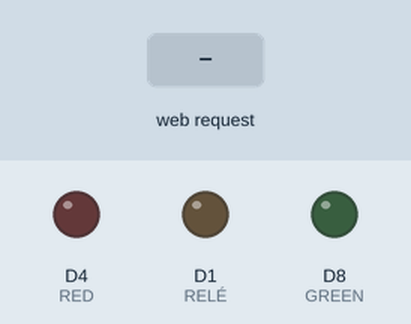
Recording of a sketch running on a simulated ESP8266 (NodeMCU). On the bench: output pins drawn as LEDs (lit = HIGH). Inputs (shaded band) come from the test bench. What the sketch prints to the serial monitor is not drawn.

Above: at 1.2 s.
1.3 s: HTTP request GET /change received
At 2.5 s:
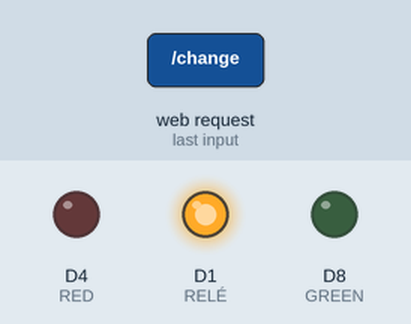
2.8 s: HTTP request GET /open received
At 3.9 s:
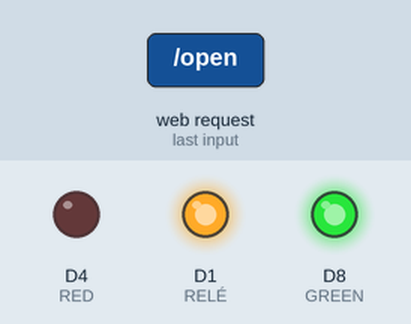
At 10.05 s:
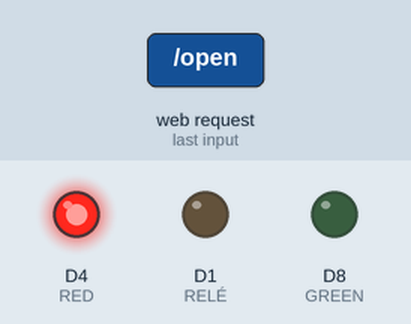
Timing chart, 0 to 10.3 s (numbered marks = the images above; inputs shaded):
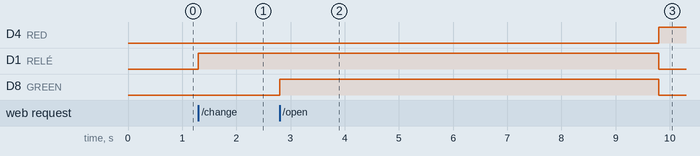

Measured:
- after the input at 1.3 s, D1 (RELÉ): LOW → HIGH at once
- after the input at 2.8 s, D4 (RED): LOW → HIGH after 7.0 s; D1 (RELÉ): HIGH → LOW after 7.0 s; D8 (GREEN): LOW → HIGH at once, → LOW 7.0 s later

The sketch:

taula2rc3.ino
```cpp
#include <ESP8266WiFi.h>
#include <WiFiClient.h>
#include <ESP8266WebServer.h>

const char* ssid = "IPV-IoT-2";
const char* password = "INSPVIANA";

ESP8266WebServer server(80);
int estat;

void handleRoot() {
  server.send(200, "text/html", "<h1>IoT Princep de Viana</h1> <br> <a href='/open'> Control acces portes institut </a>");

}

 void obrir() {
  digitalWrite(D1, true);
  estat=1;
  digitalWrite(D8, true);
  estat=1;
  digitalWrite(D4, false);
  estat=0;
  server.send(200, "text/plain", "OPEN");
  delay(7000);
  digitalWrite(D4, true);
  estat=1;
  digitalWrite(D1, false);
    estat=0;
  digitalWrite(D8, false);
  estat=0;
  }

void canviar() {
  if(estat==0){
    digitalWrite(D1, true);
    estat=1;
    }
   else{
    digitalWrite(D1, false);
    estat=0;
    }
  server.send(200, "text/plain", "CHANGED");
  }

void handleNotFound(){
  String message = "File Not Found\n\n";
  message += "URI: ";
  message += server.uri();
  message += "\nMethod: ";
  message += (server.method() == HTTP_GET)?"GET":"POST";
  message += "\nArguments: ";message += server.args();
  message += "\n";
  for (uint8_t i=0; i<server.args(); i++){
    message += " " + server.argName(i) + ": " + server.arg(i) + "\n";
    }
  server.send(404, "text/plain", message);
  }

void setup(void){
  pinMode(D1, OUTPUT); //RELÉ
  pinMode(D4,OUTPUT); // RED
  pinMode(D8,OUTPUT); // GREEN
  Serial.begin(115200);
  WiFi.softAP(ssid, password);
  Serial.println("");

  server.on("/", handleRoot);
  server.on("/change", canviar);
  server.on("/open", obrir);
  server.on("/inline", [](){
    server.send(200, "text/plain", "this works as well");
    });
  server.onNotFound(handleNotFound);

  server.begin();
  Serial.println("HTTP server started");estat=0;
  digitalWrite(D1, false);
  }

void loop(void){
  server.handleClient();
}
```
